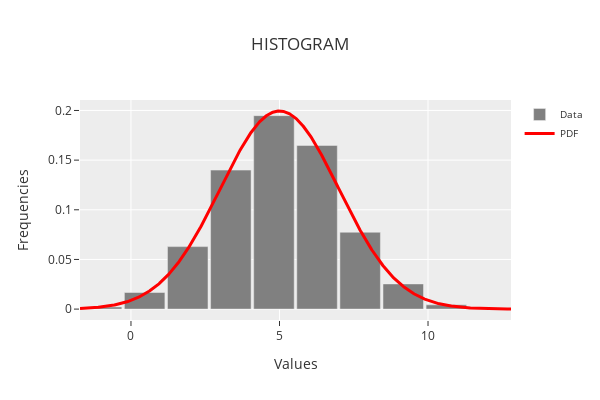

Notebook code for this chart:
### Code cell
fig = go.Figure()
fig.add_trace(go.Bar(x=central_values, y=densities_frequencies, marker_color="gray", name="Data"))
# fig.add_trace(go.Histogram(x=data, marker_color="gray", histnorm="probability density", name="Hist"))
fig.add_trace(go.Scatter(x=x_plot, y=y_plot, mode="lines", line=dict(color="red", width=3), name="PDF"))

fig.update_layout(
    height=400,
    width=600,
    title="HISTOGRAM",
    xaxis_title="Values",
    yaxis_title="Frequencies",
    template="ggplot2",
    legend=dict(orientation="v", yanchor="auto", y=1, xanchor="left", font=dict(size=10)),
    bargap=0.06,
)

fig.show()

### Figure 1 — Plotly figure (JSON) as saved in the notebook; plotly's stock layout.template omitted (floating-point values rounded to 4 significant figures; data arrays with more than 128 entries replaced by an {"elided": "..."} marker saying what was removed)
{"data": [{"marker": {"color": "gray"}, "name": "Data", "type": "bar", "x": [-0.9905, 0.4604, 1.911, 3.362, 4.813, 6.264, 7.715, 9.166, 10.62, 12.07], "y": [0.002137, 0.01675, 0.06293, 0.14, 0.1948, 0.1648, 0.0774, 0.02536, 0.004273, 0.0008271]}, {"line": {"color": "red", "width": 3}, "mode": "lines", "name": "PDF", "type": "scatter", "x": {"elided": "1000 float values"}, "y": {"elided": "1000 float values"}}], "layout": {"bargap": 0.06, "height": 400, "legend": {"font": {"size": 10}, "orientation": "v", "xanchor": "left", "y": 1, "yanchor": "auto"}, "title": {"text": "HISTOGRAM"}, "width": 600, "xaxis": {"title": {"text": "Values"}}, "yaxis": {"title": {"text": "Frequencies"}}}}
